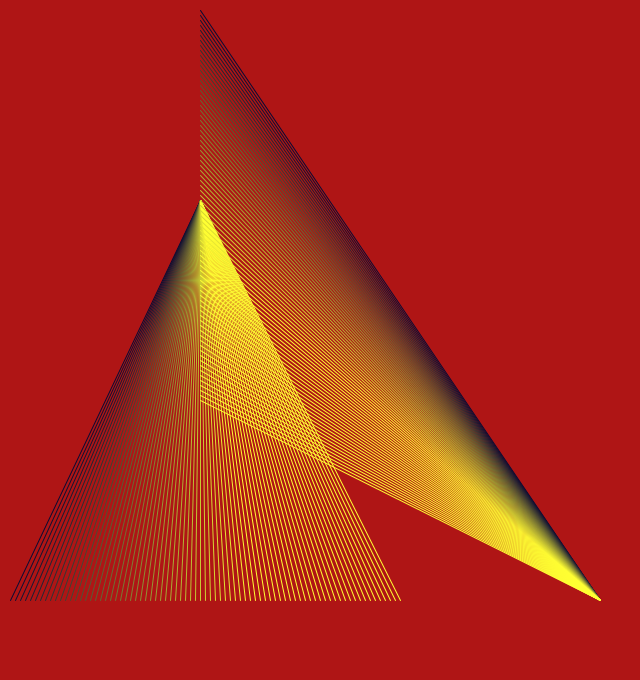
Frame 1 (no input)
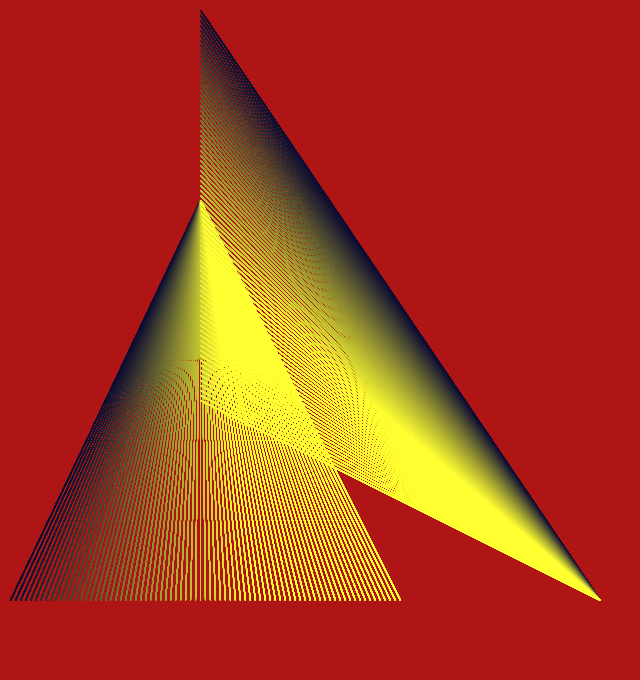
Frame 60 (the mouse pressed at the canvas centre just before this capture)
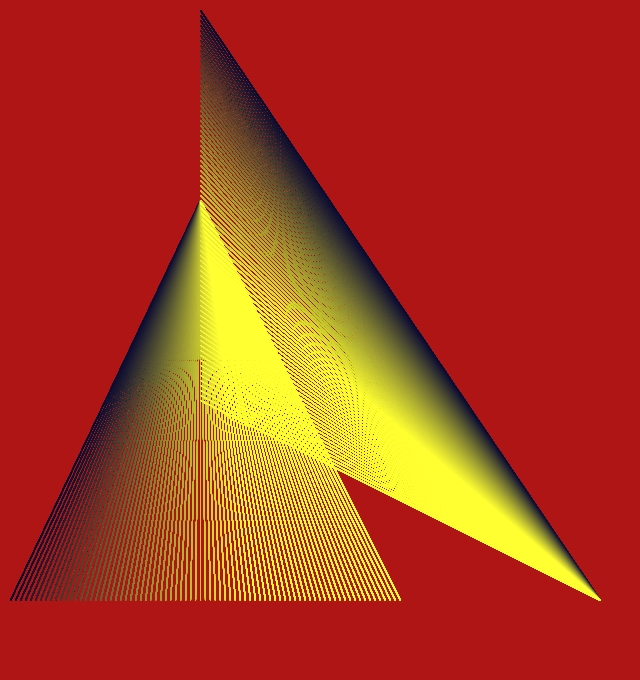
Frame 120 (the mouse held since frame 60 and released just before this capture)

The Processing sketch that drew these frames (run headless with seeded random() and noise(); from frame 60 on, the mouse is pressed at the canvas centre):

// Processing sketch: processing_173555
// ── processing_173555.pde



void setup (){
  size (640,680);
  //beginRecord (PDF, "goldcones.pdf");
  background (175,21,21);
}

void draw (){
  lineasH();
  lineasV();
  
}
    
  void lineasH(){
  for (int x=10; x <=400; x=x+5){
    stroke(x,x,50);
    line (200,200,x,600);
  }
  }
  
   void lineasV(){
  for (int y=10; y<=400; y=y+5){
   
    stroke(y, y, 50);
    line (200,y,600,600);}
    //endRecord();
  }
